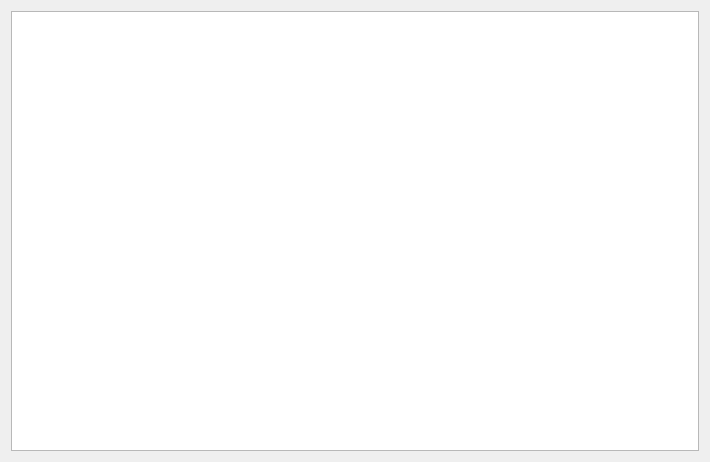
<?xml version="1.0" encoding="UTF-8"?>
<ui version="4.0">
 <class>Page_Kernel</class>
 <widget class="QWidget" name="Page_Kernel">
  <property name="geometry">
   <rect>
    <x>0</x>
    <y>0</y>
    <width>710</width>
    <height>462</height>
   </rect>
  </property>
  <property name="windowTitle">
   <string>Form</string>
  </property>
  <layout class="QHBoxLayout" name="horizontalLayout">
   <item>
    <widget class="QListView" name="kernelListView">
     <property name="focusPolicy">
      <enum>Qt::NoFocus</enum>
     </property>
    </widget>
   </item>
  </layout>
 </widget>
 <resources/>
 <connections/>
</ui>
